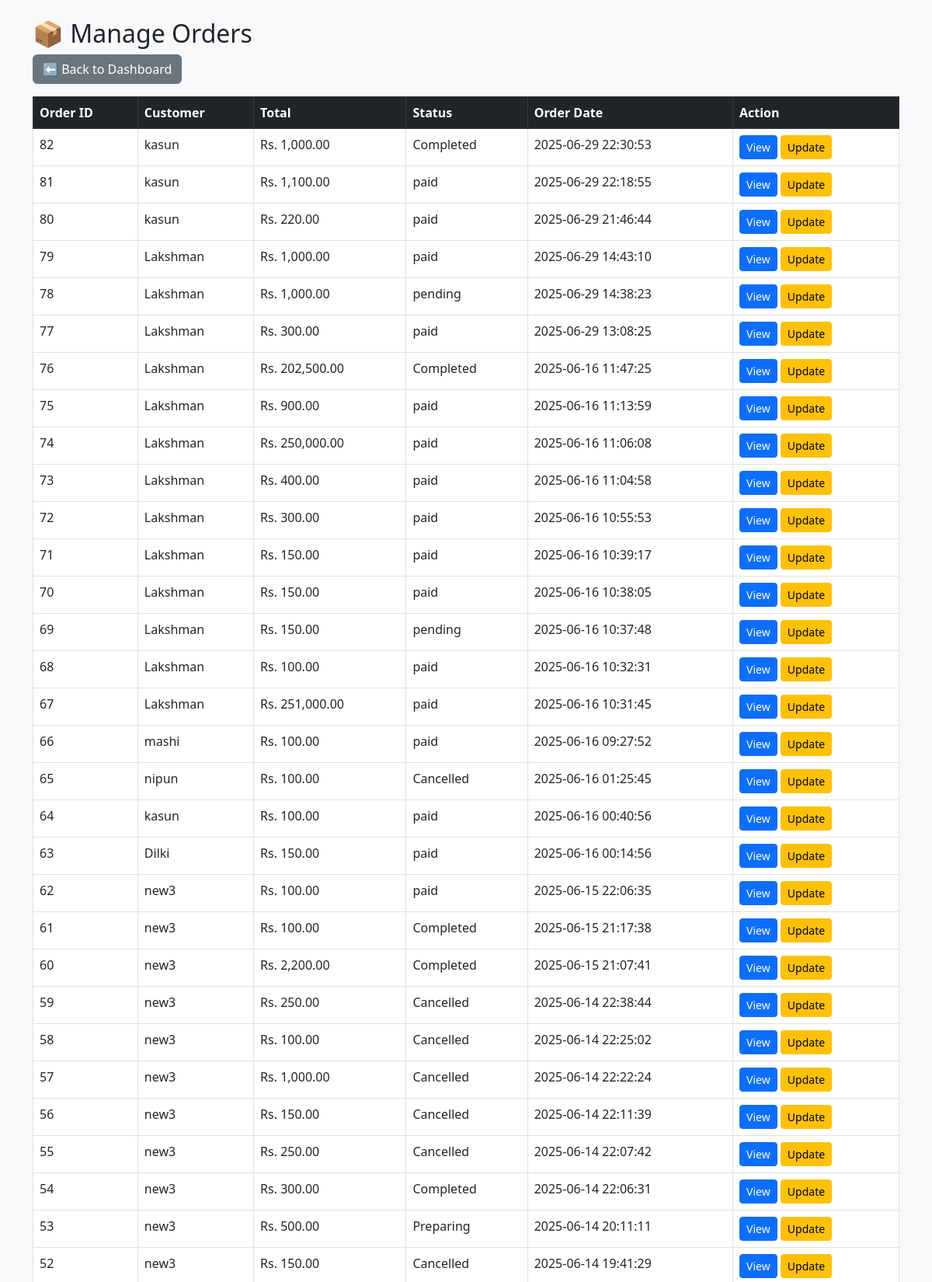
Screenshot of /admins/manage_orders.php (signed in, upper part) with the database file from the repository.
### tables this page shows
CREATE TABLE `orders` (
  `id` int(11) NOT NULL,
  `user_id` int(11) DEFAULT NULL,
  `order_date` datetime DEFAULT current_timestamp(),
  `status` varchar(50) NOT NULL DEFAULT 'Pending',
  `payment_method` varchar(50) DEFAULT NULL,
  `created_at` timestamp NOT NULL DEFAULT current_timestamp(),
  `name` varchar(100) DEFAULT NULL,
  `phone` varchar(20) DEFAULT NULL,
  `address` text DEFAULT NULL,
  `total` decimal(10,2) DEFAULT NULL,
  `notes` text DEFAULT NULL,
  `payment_status` varchar(50) NOT NULL DEFAULT 'Unpaid'
);

CREATE TABLE `users` (
  `id` int(11) NOT NULL,
  `username` varchar(50) DEFAULT NULL,
  `name` varchar(100) DEFAULT NULL,
  `nic` varchar(20) DEFAULT NULL,
  `email` varchar(100) DEFAULT NULL,
  `password` varchar(255) DEFAULT NULL,
  `phone` varchar(20) DEFAULT NULL,
  `address` text DEFAULT NULL,
  `city` varchar(100) NOT NULL,
  `contact` varchar(20) DEFAULT NULL,
  `registration_date` datetime DEFAULT current_timestamp()
);

### admins/manage_orders.php (the view, shortened to what this page needs)
<?php
include '../includes/db.php';
$query = "SELECT orders.id, orders.order_date, orders.status, users.name AS customer_name, orders.total
          FROM orders
          JOIN users ON orders.user_id = users.id
          ORDER BY orders.order_date DESC";
$result = $conn->query($query);
?>
<!DOCTYPE html>
<html>
<head>
    <link href="https://cdn.jsdelivr.net/npm/bootstrap@5.3.0/dist/css/bootstrap.min.css" rel="stylesheet">
</head>
<body class="bg-light">
<div class="container mt-4">
    <h2>📦 Manage Orders</h2>
<a href="dashboard.php" class="btn btn-secondary">⬅ Back to Dashboard</a>
    <table class="table table-bordered mt-3 bg-white">
        <thead class="table-dark">
            <tr>
                <th>Order ID</th>
                <th>Customer</th>
                <th>Total</th>
                <th>Status</th>
                <th>Order Date</th>
                <th>Action</th>
            </tr>
        </thead>
        <tbody>
            <?php while ($row = $result->fetch_assoc()): ?>
            <tr>
                <td><?= $row['id'] ?></td>
                <td><?= htmlspecialchars($row['customer_name']) ?></td>
                <td>Rs. <?= number_format($row['total'], 2) ?></td>
                <td><?= htmlspecialchars($row['status']) ?></td>
                <td><?= $row['order_date'] ?></td>
                <td>
                    <a href="view_order.php?id=<?= $row['id'] ?>" class="btn btn-sm btn-primary">View</a>
                    <a href="update_order.php?id=<?= $row['id'] ?>" class="btn btn-sm btn-warning">Update</a>
                </td>
            </tr>
            <?php endwhile; ?>
        </tbody>
    </table>
</div>
</body>
</html>

### rows the page displays
orders: id "82", user.name "kasun", total "1,000.00", status "Completed", order_date "2025-06-29 22:30:53"
orders: id "81", user.name "kasun", total "1,100.00", status "paid", order_date "2025-06-29 22:18:55"
orders: id "80", user.name "kasun", total "220.00", status "paid", order_date "2025-06-29 21:46:44"
orders: id "79", user.name "Lakshman", total "1,000.00", status "paid", order_date "2025-06-29 14:43:10"
orders: id "78", user.name "Lakshman", total "1,000.00", status "pending", order_date "2025-06-29 14:38:23"
orders: id "77", user.name "Lakshman", total "300.00", status "paid", order_date "2025-06-29 13:08:25"
orders: id "76", user.name "Lakshman", total "202,500.00", status "Completed", order_date "2025-06-16 11:47:25"
orders: id "75", user.name "Lakshman", total "900.00", status "paid", order_date "2025-06-16 11:13:59"
orders: id "74", user.name "Lakshman", total "250,000.00", status "paid", order_date "2025-06-16 11:06:08"
orders: id "73", user.name "Lakshman", total "400.00", status "paid", order_date "2025-06-16 11:04:58"
orders: id "72", user.name "Lakshman", total "300.00", status "paid", order_date "2025-06-16 10:55:53"
orders: id "71", user.name "Lakshman", total "150.00", status "paid", order_date "2025-06-16 10:39:17"
orders: id "70", user.name "Lakshman", total "150.00", status "paid", order_date "2025-06-16 10:38:05"
orders: id "69", user.name "Lakshman", total "150.00", status "pending", order_date "2025-06-16 10:37:48"
orders: id "68", user.name "Lakshman", total "100.00", status "paid", order_date "2025-06-16 10:32:31"
orders: id "67", user.name "Lakshman", total "251,000.00", status "paid", order_date "2025-06-16 10:31:45"
orders: id "66", user.name "mashi", total "100.00", status "paid", order_date "2025-06-16 09:27:52"
orders: id "65", user.name "nipun", total "100.00", status "Cancelled", order_date "2025-06-16 01:25:45"
orders: id "64", user.name "kasun", total "100.00", status "paid", order_date "2025-06-16 00:40:56"
orders: id "63", user.name "Dilki", total "150.00", status "paid", order_date "2025-06-16 00:14:56"
orders: id "62", user.name "new3", total "100.00", status "paid", order_date "2025-06-15 22:06:35"
orders: id "61", user.name "new3", total "100.00", status "Completed", order_date "2025-06-15 21:17:38"
orders: id "60", user.name "new3", total "2,200.00", status "Completed", order_date "2025-06-15 21:07:41"
orders: id "59", user.name "new3", total "250.00", status "Cancelled", order_date "2025-06-14 22:38:44"
orders: id "58", user.name "new3", total "100.00", status "Cancelled", order_date "2025-06-14 22:25:02"
orders: id "57", user.name "new3", total "1,000.00", status "Cancelled", order_date "2025-06-14 22:22:24"
orders: id "56", user.name "new3", total "150.00", status "Cancelled", order_date "2025-06-14 22:11:39"
orders: id "55", user.name "new3", total "250.00", status "Cancelled", order_date "2025-06-14 22:07:42"
orders: id "54", user.name "new3", total "300.00", status "Completed", order_date "2025-06-14 22:06:31"
orders: id "53", user.name "new3", total "500.00", status "Preparing", order_date "2025-06-14 20:11:11"
orders: id "52", user.name "new3", total "150.00", status "Cancelled", order_date "2025-06-14 19:41:29"
